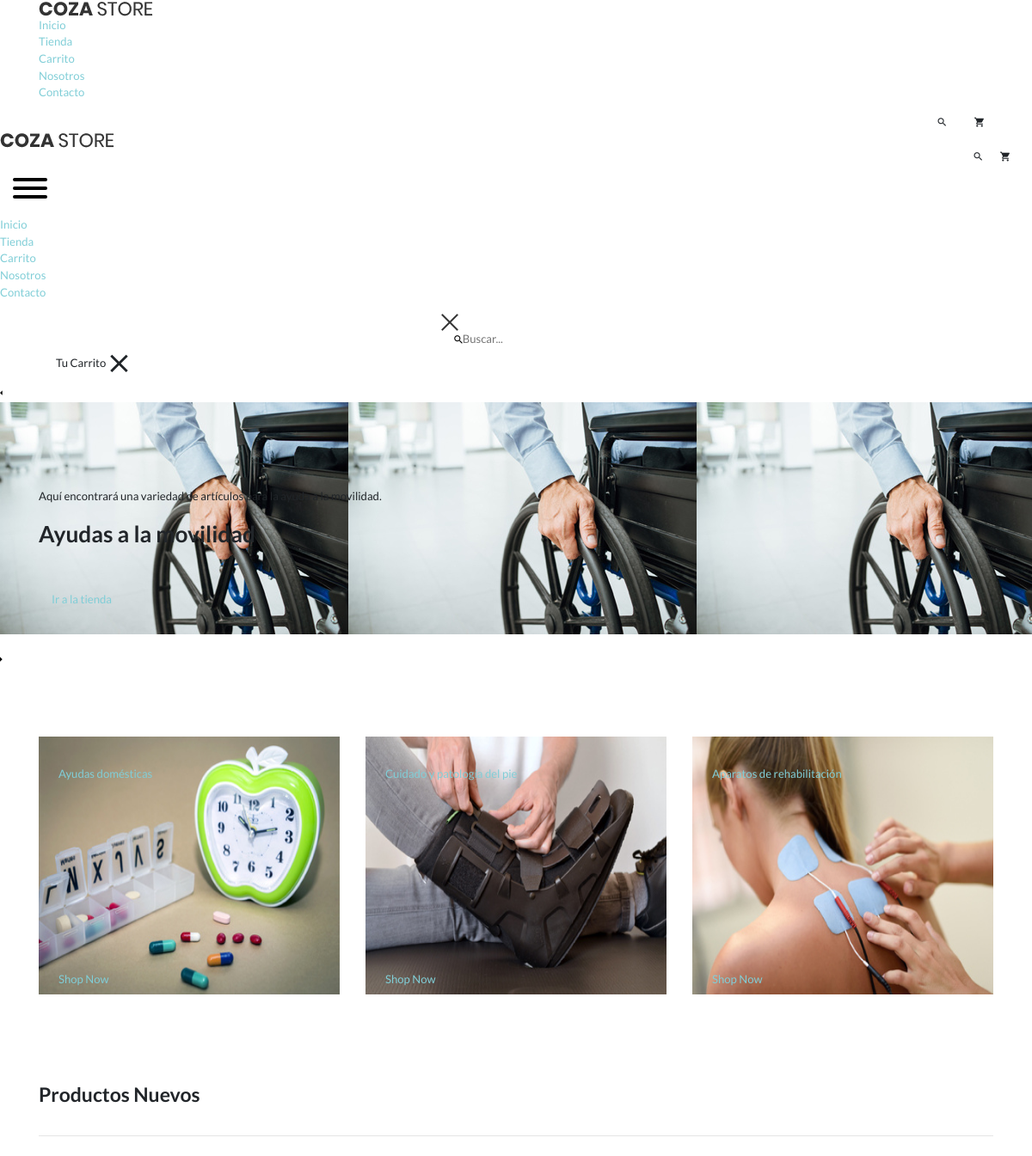
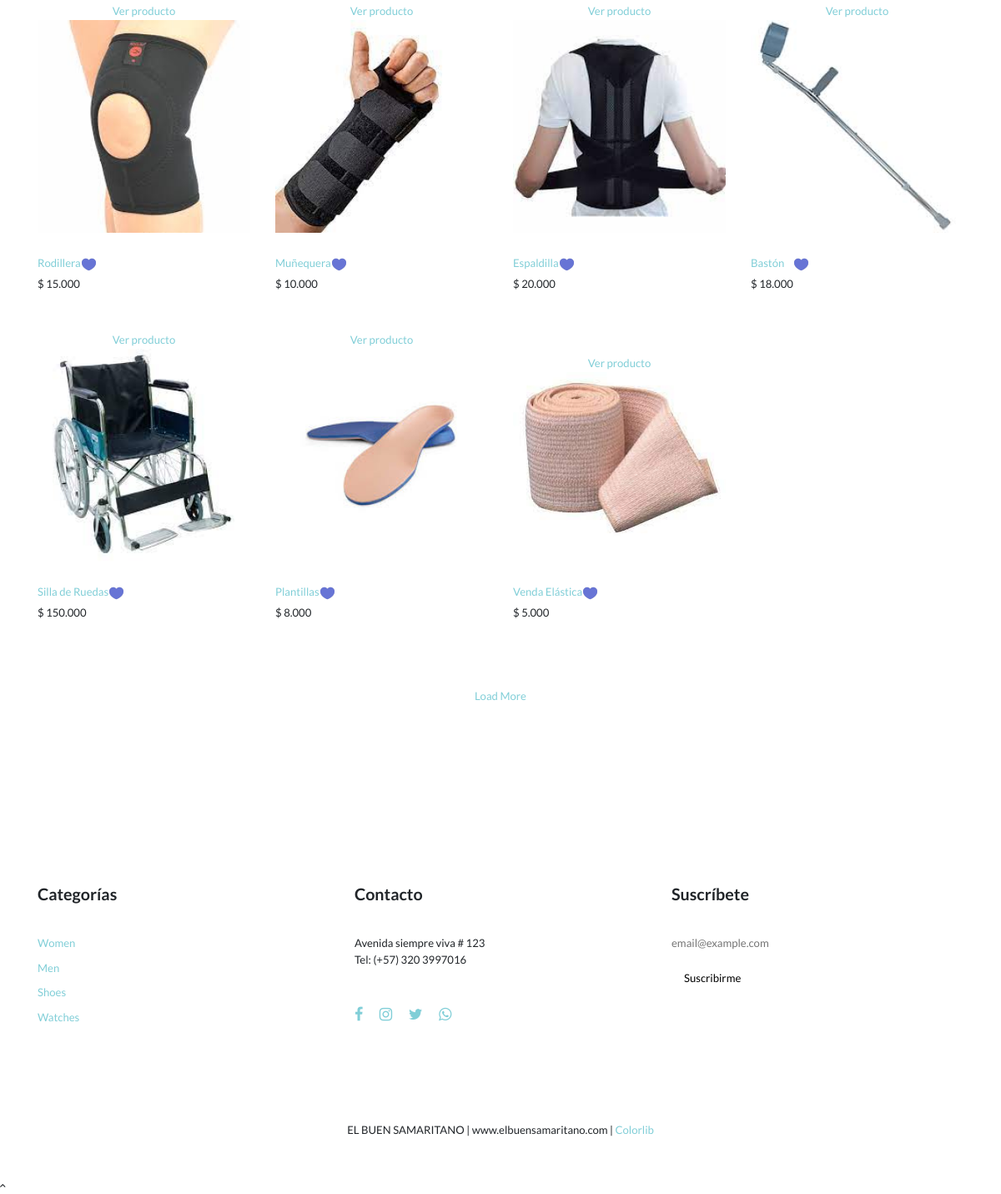
The page / on the database its author committed (2 pictures, top to bottom).
### tables this page shows
CREATE TABLE `categoria` (
  `idcategoria` bigint(20) NOT NULL AUTO_INCREMENT PRIMARY KEY,
  `nombre` varchar(255) NOT NULL,
  `descripcion` text NOT NULL,
  `portada` varchar(100) NOT NULL,
  `datecreated` datetime NOT NULL DEFAULT current_timestamp(),
  `ruta` varchar(255) NOT NULL,
  `status` int(11) NOT NULL DEFAULT 1
);

CREATE TABLE `producto` (
  `idproducto` bigint(20) NOT NULL AUTO_INCREMENT PRIMARY KEY,
  `categoriaid` bigint(20) NOT NULL,
  `codigo` varchar(30) NOT NULL,
  `nombre` varchar(255) NOT NULL,
  `descripcion` text NOT NULL,
  `precio` bigint(20) NOT NULL,
  `stock` int(11) NOT NULL,
  `imagen` varchar(100) NOT NULL,
  `datecreated` datetime NOT NULL DEFAULT current_timestamp(),
  `ruta` varchar(255) NOT NULL,
  `status` int(11) NOT NULL DEFAULT 1
);

CREATE TABLE `empresa` (
  `idempresa` bigint(20) NOT NULL AUTO_INCREMENT PRIMARY KEY,
  `direccion` varchar(100) NOT NULL,
  `telefono` varchar(100) NOT NULL,
  `correo_empresa` varchar(100) NOT NULL,
  `correo_pedidos` varchar(100) NOT NULL,
  `nombre_remitente` varchar(100) NOT NULL,
  `correo_remitente` varchar(100) NOT NULL,
  `nombre_empresa` varchar(100) NOT NULL,
  `nombre_aplicacion` varchar(100) NOT NULL,
  `sitio_web` varchar(200) NOT NULL,
  `simbolo_moneda` varchar(10) NOT NULL,
  `moneda` varchar(10) NOT NULL,
  `divisa` varchar(10) NOT NULL,
  `separador_decimales` varchar(10) NOT NULL,
  `separador_miles_millones` varchar(10) NOT NULL,
  `status` int(11) NOT NULL
);

### Libraries/Core/Views.php (called while the page is built)
<?php
	class Views
	{
		function GetView($controller, $view, $data="")
		{
			$view = ucwords($view);
			$controller = get_class($controller);
			if($controller == "Home")
			{
				$view = "Views/".$view.".php";
			}else
			{
				$view = "Views/".$controller."/".$view.".php";
			}
			require_once($view);
		}
	}
?>

### Controllers/Home.php (called while the page is built, shortened)
<?php
	require_once("Models/TCategoria.php");
	require_once("Models/TProducto.php");
	class Home extends Controllers
	{
		public function Home()
		{
			$data['page_tag'] = NOMBRE_EMPRESA;
			$data['page_title'] = NOMBRE_EMPRESA;
			$data['page_name'] = "elbuensamaritano";
			$data['slider'] = $this->GetCategoriasT(CAT_SLIDER);
			$data['banner'] = $this->GetCategoriasT(CAT_BANNER);
			$data['productos'] = $this->GetProductosT();
			$this->views->GetView($this,"home",$data);
		}
	}
?>

### index.php (called while the page is built, shortened)
<?php
	require_once("Helpers/Helpers.php");
	require_once("Libraries/Core/Load.php");
?>

### Libraries/Core/Mysql.php (called while the page is built, shortened)
<?php
	class Mysql extends Conexion
	{
		private $conexion;
		function __construct(){
			$this->conexion = new Conexion();
			$this->conexion = $this->conexion->conect();
		}
		public function Select(string $query)
		{
			$this->strQuery = $query;
			$result = $this->conexion->prepare($this->strQuery);
			$result->execute();
			$data = $result->fetch(PDO::FETCH_ASSOC);
			return $data;
		}
		public function SelectAll(string $query)
		{
			$this->strQuery = $query;
			$result = $this->conexion->prepare($this->strQuery);
			$result->execute();
			$data = $result->fetchall(PDO::FETCH_ASSOC);
			return $data;
		}
	}
?>

### Libraries/Core/Conexion.php (called while the page is built)
<?php
	class Conexion
	{
		private $conect;
		public function __construct(){
			$connectionString = "mysql:host=".DB_HOST.";dbname=".DB_NAME.";charset=".DB_CHARSET;
			try
			{
				$this->conect = new PDO($connectionString, DB_USER, DB_PASSWORD);
				$this->conect->setAttribute(PDO::ATTR_ERRMODE, PDO::ERRMODE_EXCEPTION);
			}catch(PDOException $e)
			{
				$this->conect = 'Error de conexión';
				echo "ERROR: ". $e->getMessage();
			}
		}
		public function conect(){
			return $this->conect;
		}
	}
?>

### Models/TCategoria.php (called while the page is built, shortened)
<?php
require_once("Libraries/Core/Mysql.php");
	trait TCategoria
	{
		public function GetCategoriasT(string $categorias)
		{
			$this->con = new Mysql();
			$sql = "SELECT idcategoria, nombre, descripcion, portada, ruta FROM categoria WHERE status != 0 AND idcategoria IN ($categorias)";
			$request = $this->con->SelectAll($sql);
			if(count($request)>0)
			{
				for($c=0; $c < count($request); $c++)
				{
					$request[$c]['portada'] = BASE_URL.'/Assets/images/uploads/'.$request[$c]['portada'];
				}
			}
			return $request;
		}
	}
?>

### Helpers/Helpers.php (called while the page is built, shortened)
<?php
	function BaseUrl()
	{
		return BASE_URL;
	}
	function Media(){
		return BASE_URL."/Assets";
	}
	function FormatMoney($cantidad)
	{
        require_once('Models/ConfiguracionesModel.php');
    	$nombreApp = new ConfiguracionesModel();
    	$idEmpresa = 1;
    	$arrConfiguraciones = $nombreApp->DatosMoneda($idEmpresa);
		$cantidad = $arrConfiguraciones["simbolo_moneda"].' '.number_format($cantidad,0,$arrConfiguraciones["separador_decimales"],$arrConfiguraciones["separador_miles_millones"]);
		return $cantidad;
	}
?>

### Models/TProducto.php (called while the page is built, shortened)
<?php
require_once("Libraries/Core/Mysql.php");
	trait TProducto
	{
		public function GetProductosT()
		{
			$this->con = new Mysql();
			$sql = "SELECT 	p.idproducto,
							p.codigo,
							p.nombre,
							p.descripcion,
							p.categoriaid,
							c.nombre as categoria,
							p.precio,
							p.ruta,
							p.stock
					FROM 		producto p
					INNER JOIN	categoria c
					ON 		p.categoriaid = c.idcategoria
					WHERE 	p.status = 1";
			$request = $this->con->SelectAll($sql);
			if(count($request)>0)
			{
				for ($p=0; $p < count($request); $p++)
				{
					$intIdProducto = $request[$p]['idproducto'];
					$sqlImg = "SELECT 	productoid,
									img
							FROM 		imagen
							WHERE 	productoid = $intIdProducto";
					$requestImg = $this->con->SelectAll($sqlImg);
					if(count($requestImg)>0)
					{
						for ($i=0; $i < count($requestImg); $i++) {
							$requestImg[$i]['url_image'] = media().'/images/uploads/'.$requestImg[$i]['img'];
						}
					}
					$request[$p]['images'] = $requestImg;
				}
			}
			return $request;
		}
	}
?>

### Models/ConfiguracionesModel.php (called while the page is built, shortened)
<?php
	class ConfiguracionesModel extends Mysql
	{
        public function DatosMoneda(int $compañia)
		{
			$this->idEmpresa = $compañia;
			$sql = "SELECT separador_decimales, separador_miles_millones, simbolo_moneda,divisa, moneda FROM empresa WHERE idempresa = $this->idEmpresa";
			$request = $this->Select($sql);
			return $request;
		}
	}
?>

### Views/Home.php (the view, shortened to what this page needs)
<?php
	$arrSlider = $data['slider'];
	$arrBanner = $data['banner'];
	$arrProductos = $data['productos'];
?>
<section class="section-slide">
	<div class="wrap-slick1">
		<div class="slick1">
		<?php
		for ($i=0; $i < count($arrSlider); $i++) {
			$ruta = $arrSlider[$i]['ruta'];
		?>
			<div class="item-slick1" style="background-image: url(<?= $arrSlider[$i]['portada']; ?>);">
				<div class="container h-full">
					<div class="flex-col-l-m h-full p-t-100 p-b-30 respon5">
						<div class="layer-slick1 animated visible-false" data-appear="fadeInDown" data-delay="0">
							<span class="ltext-101 cl2 respon2">
								<?= $arrSlider[$i]['descripcion']; ?>
							</span>
						</div>
						<div class="layer-slick1 animated visible-false" data-appear="fadeInUp" data-delay="800">
							<h2 class="ltext-201 cl2 p-t-19 p-b-43 respon1">
								<?= $arrSlider[$i]['nombre']; ?>
							</h2>
						</div>
						<div class="layer-slick1 animated visible-false" data-appear="zoomIn" data-delay="1600">
							<a href="<?= BaseUrl().'/tienda/categoria/'.$arrSlider[$i]['idcategoria'].'/'.$ruta;?>" class="flex-c-m stext-101 cl0 size-101 bg1 bor1 hov-btn1 p-lr-15 trans-04">
								Ir a la tienda
							</a>
						</div>
					</div>
				</div>
			</div>
		<?php
		}
		?>
		</div>
	</div>
</section>
<div class="sec-banner bg0 p-t-80 p-b-50">
	<div class="container">
		<div class="row">
		<?php
		for ($i=0; $i < count($arrBanner); $i++) {
			$ruta = $arrSlider[$i]['ruta'];
		?>
			<div class="col-md-6 col-xl-4 p-b-30 m-lr-auto">
				<div class="block1 wrap-pic-w">
					<img src="<?= $arrBanner[$i]['portada'];?>" alt="$arrBanner[$i]['nombre'];">
					<a href="<?= BaseUrl().'/tienda/categoria/'.$arrSlider[$i]['idcategoria'].'/'.$ruta;?>" class="block1-txt ab-t-l s-full flex-col-l-sb p-lr-38 p-tb-34 trans-03 respon3">
						<div class="block1-txt-child1 flex-col-l">
							<span class="block1-name ltext-102 trans-04 p-b-8">
								<?= $arrBanner[$i]['nombre']; ?>
							</span>
						</div>
						<div class="block1-txt-child2 p-b-4 trans-05">
							<div class="block1-link stext-101 cl0 trans-09">
								Shop Now
							</div>
						</div>
					</a>
				</div>
			</div>
		<?php
		}
		?>
		</div>
	</div>
</div>
<section class="bg0 p-t-23 p-b-140">
	<div class="container">
		<div class="p-b-10">
			<h3 class="ltext-103 cl5">
				Productos Nuevos
			</h3>
		</div>
		<hr>
		<div class="row isotope-grid">
		<?php
		for ($i=0; $i < count($arrProductos); $i++) {
			$ruta = $arrProductos[$i]['ruta'];
			if(count($arrProductos[$i]['images'])>0)
			{
				$portada = $arrProductos[$i]['images'][0]['url_image'];
			}else
			{
				$portada = media().'/images/uploads/product.jpg';
			}
		?>
			<div class="col-sm-6 col-md-4 col-lg-3 p-b-35 isotope-item women">
				<div class="block2">
					<div class="block2-pic hov-img0">
						<img src="<?= $portada; ?>" alt="<?=$arrProductos[$i]['nombre']; ?>">
						<a href="<?=BaseUrl().'/tienda/producto/'.$arrProductos[$i]['idproducto'].'/'.$ruta;?>" class="block2-btn flex-c-m stext-103 cl2 size-102 bg0 bor2 hov-btn1 p-lr-15 trans-04">
							Ver producto
						</a>
					</div>
					<div class="block2-txt flex-w flex-t p-t-14">
						<div class="block2-txt-child1 flex-col-l ">
							<a href="<?=BaseUrl().'/tienda/producto/'.$arrProductos[$i]['idproducto'].'/'.$ruta;?>" class="stext-104 cl4 hov-cl1 trans-04 js-name-b2 p-b-6">
								<?=$arrProductos[$i]['nombre'];?>
							</a>
							<span class="stext-105 cl3">
								<?=FormatMoney($arrProductos[$i]['precio']);?>
							</span>
						</div>
						<div class="block2-txt-child2 flex-r p-t-3">
							<a href="#" class="btn-addwish-b2 dis-block pos-relative js-addwish-b2">
								<img class="icon-heart2 dis-block trans-04 ab-t-l" src="<?= media(); ?>/tienda/images/icons/icon-heart-02.png" alt="ICON">
							</a>
						</div>
					</div>
				</div>
			</div>
		<?php
		}
		?>
		</div>
		<div class="flex-c-m flex-w w-full p-t-45">
			<a href="#" class="flex-c-m stext-101 cl5 size-103 bg2 bor1 hov-btn1 p-lr-15 trans-04">
				Load More
			</a>
		</div>
	</div>
</section>

### rows shown on the page
categoria: descripcion "Aquí encontrará una variedad de artículos para la ayuda a la movilidad.", nombre "Ayudas a la movilidad"
categoria: nombre "Ayudas domésticas"
categoria: nombre "Cuidado y patología del pie"
categoria: nombre "Aparatos de rehabilitación"
producto: shows a picture, nombre "Rodillera", precio.separador_miles_millones "$ 15.000"
producto: shows a picture, nombre "Muñequera", precio.separador_miles_millones "$ 10.000"
producto: shows a picture, nombre "Espaldilla", precio.separador_miles_millones "$ 20.000"
producto: shows a picture, nombre "Bastón", precio.separador_miles_millones "$ 18.000"
producto: shows a picture, nombre "Silla de Ruedas", precio.separador_miles_millones "$ 150.000"
producto: shows a picture, nombre "Plantillas", precio.separador_miles_millones "$ 8.000"
producto: shows a picture, nombre "Venda Elástica", precio.separador_miles_millones "$ 5.000"

### other values the page prints
NOMBRE_EMPRESA "EL BUEN SAMARITANO"
WEB_EMPRESA "www.elbuensamaritano.com"
